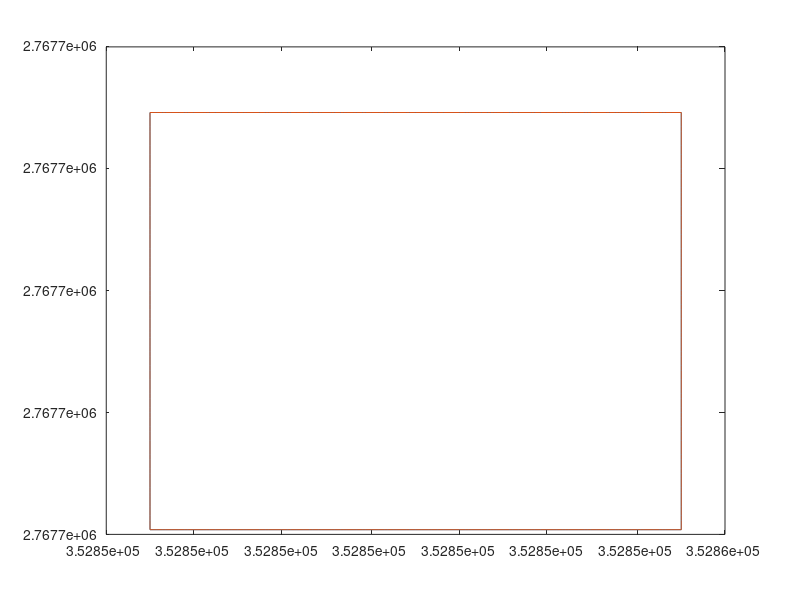

Reproduce this figure in MATLAB.
x=[352848.5,352848.5,352854.5,352860.5,352860.5,352848.5];
y=[2767670.2,2767687.2,2767687.2,2767681.2,2767670.2,2767670.2];
t=[0,17,23,31.5,42.5,54.5];
t2=0:0.05:54.5;
x2=interp1(t,x,t2);
y2=interp1(t,y,t2);
plot(x,y,x2,y2);

for i=1:length(t2)
    fprintf("%f %f\n",x2(i),y2(i))
end


x=[352848.5,352848.5,352854.5,352854.5,352848.5];
y=[2767670.2,2767687.2,2767687.2,2767670.2,2767670.2];
t=[0,17,23,40,46];
t2=0:0.05:46;
x2=interp1(t,x,t2);
y2=interp1(t,y,t2);
plot(x,y,x2,y2);

for i=1:length(t2)
    fprintf("%f %f\n",x2(i),y2(i))
end